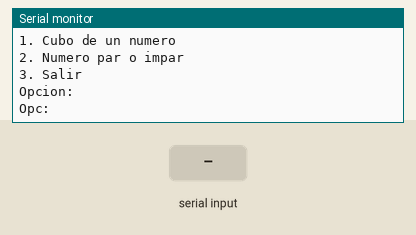
This program was run on a simulated ESP32. On the bench: the last lines printed to the serial monitor. Inputs (shaded band) come from the test bench.

Above: at 1.2 s.
1.3 s: "1\n" received over Serial
At 3.5 s:
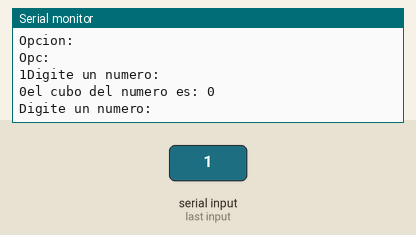
3.8 s: "90,45,200\n" received over Serial
At 4.6 s:
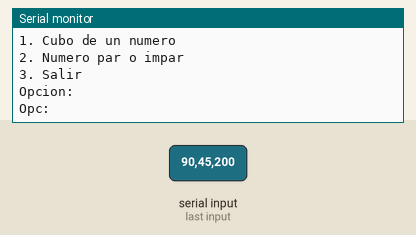
5.3 s: "1,90,45\n" received over Serial
Timing chart, 0 to 8.3 s (numbered marks = the images above; inputs shaded):
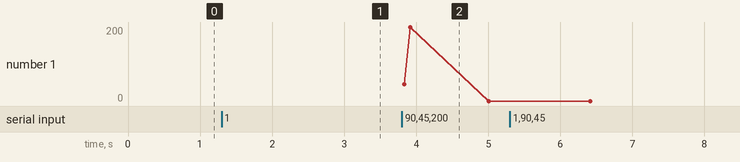

Measured:
- after the input at 1.3 s, the serial monitor: prints a new line at once (image 1)
- after the input at 3.8 s, the serial monitor: prints a new line at once (image 2)

The program:

main.cpp
```cpp
/*12. Hacer un menú que considere las siguientes opciones:
	Caso 1: Cubo de un numero
	Caso 2: Numero par o impar
	Case 3: salir.


#include<iostream>
#include<math.h>
using namespace std;

int main(){
	int opc,numero,cubo;

	cout<<"\tMENU"<<endl;
	cout<<"1. Cubo de un numero"<<endl;
	cout<<"2. Numero par o impar"<<endl;
	cout<<"3. Salir"<<endl;
	cout<<"Opcion: ";
	cin>>opc;

	switch(opc){
		case 1:
			cout<<"\nDigite un numero: "; cin>>numero;
			cubo = pow(numero,3); //elevamos el numero al cubo
			cout<<"El cubo del numero es: "<<cubo;break;
		case 2:
			cout<<"\nDigite un numero: "; cin>>numero;

			if(numero%2==0){
				cout<<"El numero es par";
			}
			else{
				cout<<"El numero es impar";
			}
			break;
		case 3: break;
	}

	return 0;
}

*/

#include <Arduino.h>

int opc,numero,cubo;

void setup()
{
  	Serial.begin(9600);
}

void loop()
{

    Serial.println("\tMENU");
	Serial.println("1. Cubo de un numero");
	Serial.println("2. Numero par o impar");
	Serial.println("3. Salir");
	Serial.println("Opcion:");
	Serial.println("Opc: "); while(!Serial.available()){} opc = Serial.parseInt();
	Serial.print(String(opc));

    switch(opc){
		case 1:
			Serial.println("Digite un numero: "); while(!Serial.available()){} numero = Serial.parseInt();
			Serial.print(String(numero));

			cubo = pow(numero,3); //elevamos el numero al cubo

			Serial.println("el cubo del numero es: " + String(cubo));

		case 2:
			Serial.println("Digite un numero: "); while(!Serial.available()){} numero = Serial.parseInt();
			Serial.print(String(numero));

			if(numero%2==0){
				Serial.println("el numero es par");
			}
			else{
				Serial.println("el numero es impar");
			}
			break;
		case 3: break;
	}


}
```
